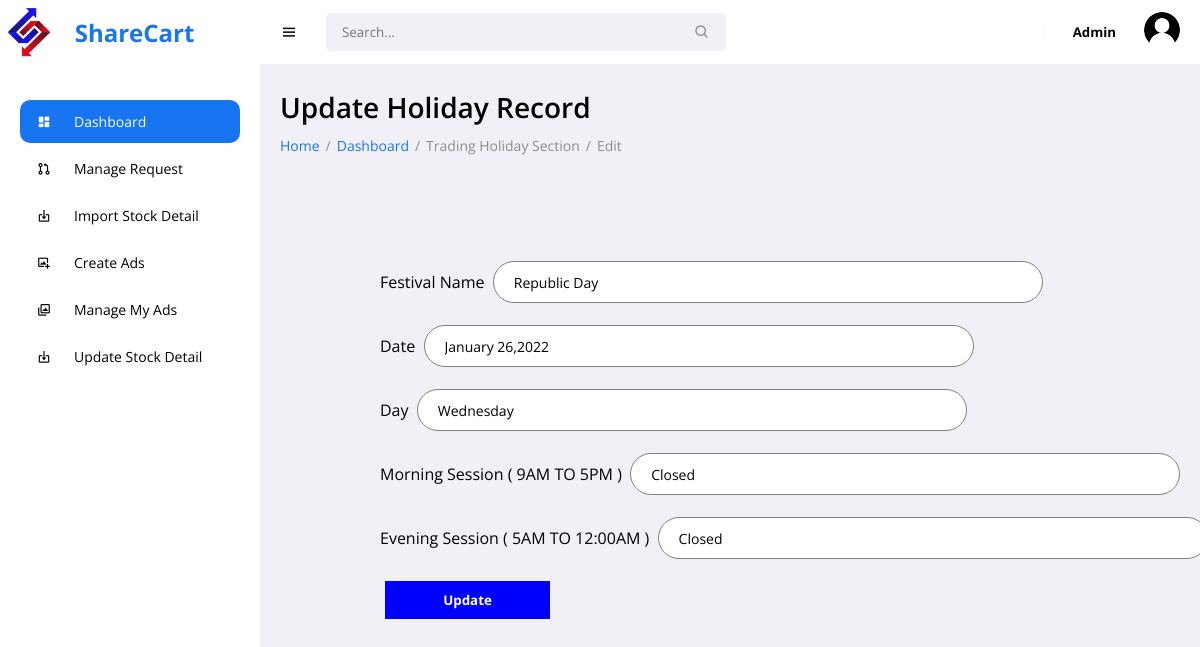
The app's page /editholidayrecord.php?edit=1 (signed in) with its own data.
### tables this page shows
CREATE TABLE `tradingholiday` (
  `id` int(12) NOT NULL,
  `festivalname` varchar(100) NOT NULL,
  `Date` varchar(100) NOT NULL,
  `Day` varchar(100) NOT NULL,
  `morningsession` varchar(100) NOT NULL,
  `eveningsession` varchar(100) NOT NULL
);

### editholidayrecord.php (the view, shortened to what this page needs)
<?php require_once "controllerUserData.php"; ?>
<?php
	$email = $_SESSION['email'];
	$password = $_SESSION['password'];
	if($email != false && $password != false){
		$sql = "SELECT * FROM admin WHERE email = '$email'";
		$run_Sql = mysqli_query($con, $sql);
		if($run_Sql){
			$fetch_info = mysqli_fetch_assoc($run_Sql);
		}
	}
	else {
		header('Location: adminlogin.php');
	}
?>
<!DOCTYPE html>
<html xmlns="http://www.w3.org/1999/xhtml" lang="en" xml:lang="en">
<head>
	<link href='https://unpkg.com/boxicons@2.0.9/css/boxicons.min.css' rel='stylesheet'>
	<link rel="stylesheet" href="css/new/style.css">
</head>
<body>
	<section id="sidebar">
		<a href="#" class="brand"><img src="images/logo.png" width="50px" height="50px">&nbsp&nbsp ShareCart</a>
		<ul class="side-menu">
			<li><a href="admindashboard.php" class="active"><i class='bx bxs-dashboard icon' ></i> Dashboard</a></li>
			<li><a href="managerequest.php"><i class='bx bx-git-pull-request icon' ></i>Manage Request</a></li>
			<li><a href="insertstockdetail.php"><i class='bx bx-import icon' ></i> Import Stock Detail</a></li>
			<li><a href="createads.php"><i class='bx bx-image-add icon' ></i>Create Ads</a></li>
			<li><a href="manageads.php"><i class='bx bx-images icon' ></i>Manage My Ads</a></li>
			<li><a href="updatestockdetail.php"><i class='bx bx-import icon' ></i>Update Stock Detail</a></li>
		</ul>
	</section>
	<section id="content">
		<nav>
			<i class='bx bx-menu toggle-sidebar' ></i>
			<form action="#">
				<div class="form-group">
					<input type="text" placeholder="Search...">
					<i class='bx bx-search icon' ></i>
				</div>
			</form>
			<h5><?php echo $fetch_info['name'] ?></h5>
			<div class="profile">
				<img src="images/user.png" class="rounded-circle" width="150" >
			</div>
		</nav>
		<main>
			<h1 class="title">Update Holiday Record</h1>
			<ul class="breadcrumbs">
				<li><a href="#">Home</a></li>
				<li class="divider">/</li>
				<li><a href="admindashboard.php">Dashboard</a></li>
				<li class="divider">/</li>
				<li><a href="#" class="active">Trading Holiday Section</a></li>
				<li class="divider">/</li>
				<li><a href="#" class="active">Edit</a></li>
			</ul>
			<?php
				include'connection.php';
				$id = $_GET['edit'];
				$sql = "SELECT * FROM tradingholiday WHERE id=$id";
				$result=mysqli_query($con,$sql);
				if($result) {
					$fetch = mysqli_fetch_assoc($result);
				}
				else {
					die(mysqli_error($con));
				}
			?>
			<div class="crud-oper">
					<form method="post">
						<label>Festival Name</label>&nbsp
						<input type="text" placeholder="Festival Name"  name="name" class="textedit" value="<?php echo $fetch['festivalname']; ?>"><br><br>
						<label>Date</label>&nbsp
						<input type="email" placeholder="Date"  name="date" class="textedit" value="<?php echo $fetch['Date']; ?>"><br><br>
						<label>Day</label>&nbsp
						<input type="text" placeholder="Day"  name="day" class="textedit" value="<?php echo $fetch['Day']; ?>"><br><br>
						<label>Morning Session ( 9AM TO 5PM )</label>&nbsp
						<input type="text" placeholder="Morning Session"  name="msession" class="textedit" value="<?php echo $fetch['morningsession']; ?>"><br><br>
						<label>Evening Session ( 5AM TO 12:00AM )</label>&nbsp
						<input type="text" placeholder="Evening Session"  name="esession" class="textedit" value="<?php echo $fetch['eveningsession']; ?>"><br><br>
						<button type="submit" class="search-btn" name="submit">Update</button>
					</form>
				</div>
		</main>
	</section>
</body>
</html>

### css/new/style.css (style rules this page uses)
* { font-family: 'Open Sans', sans-serif; margin: 0; padding: 0; box-sizing: border-box; }
:root { --grey: #F1F0F6; --dark-grey: #8D8D8D; --light: #fff; --dark: #000; --green: #81D43A; --light-green: #E3FFCB; --blue: #1775F1; --light-blue: #D0E4FF; --dark-blue: #0C5FCD; --red: #FC3B56; }
html { overflow-x: hidden; }
body { background: var(--grey); overflow-x: hidden; }
a { text-decoration: none; }
li { list-style: none; }
#sidebar { position: fixed; max-width: 260px; width: 100%; background: var(--light); top: 0; left: 0; height: 100%; overflow-y: auto; scrollbar-width: none; transition: all .3s ease; z-index: 200; }
#sidebar .brand { font-size: 24px; display: flex; align-items: center; height: 64px; font-weight: 700; color: var(--blue); position: sticky; top: 0; left: 0; z-index: 100; background: var(--light); transition: all .3s ease; padding: 0 6px; }
#sidebar .icon { min-width: 48px; display: flex; justify-content: center; align-items: center; margin-right: 6px; }
#sidebar .side-menu { margin: 36px 0; padding: 0 20px; transition: all .3s ease; }
#sidebar .side-menu a { display: flex; align-items: center; font-size: 14px; color: var(--dark); padding: 12px 16px 12px 0; transition: all .3s ease; border-radius: 10px; margin: 4px 0; white-space: nowrap; }
#sidebar .side-menu > li > a.active, #sidebar .side-menu > li > a.active:hover { background: var(--blue); color: var(--light); }
#content { position: relative; width: calc(100% - 260px); left: 260px; transition: all .3s ease; }
nav { background: var(--light); height: 64px; padding: 0 20px; display: flex; align-items: center; grid-gap: 28px; position: sticky; top: 0; left: 0; z-index: 100; }
nav .toggle-sidebar { font-size: 18px; cursor: pointer; }
nav form { max-width: 400px; width: 100%; margin-right: auto; }
nav .form-group { position: relative; }
nav .form-group input { width: 100%; background: var(--grey); border-radius: 5px; border: none; outline: none; padding: 10px 36px 10px 16px; transition: all .3s ease; }
nav .form-group .icon { position: absolute; top: 50%; transform: translateY(-50%); right: 16px; color: var(--dark-grey); }
nav .profile { position: relative; }
nav .profile img { width: 36px; height: 36px; border-radius: 50%; object-fit: cover; cursor: pointer; }
main { width: 100%; padding: 24px 20px 20px 20px; }
main .title { font-size: 28px; font-weight: 600; margin-bottom: 10px; }
main .breadcrumbs { display: flex; grid-gap: 6px; }
main .breadcrumbs li, main .breadcrumbs li a { font-size: 14px; }
main .breadcrumbs li a { color: var(--blue); }
main .breadcrumbs li a.active, main .breadcrumbs li.divider { color: var(--dark-grey); pointer-events: none; }
main form { margin-top: 6px; }

### editholidayrecord.php (style rules this page uses)
a,a:hover { text-decoration: none; }
.crud-oper { margin: 50px 50px; width: 150vh; display:block; padding: 50px 50px; }
.crud-oper .textedit { width: 50%; font-size: 14px; height: 30px; border-radius: 28px; padding: 20px; border: 1px solid grey; }
.crud-oper .search-btn { width: 15%; margin-left: 5px; padding: 10px; border: 0px; font-weight: bold; color: white; background: blue; }

### records on screen
tradingholiday: name "Republic Day", date "January 26,2022", day "Wednesday", msession "Closed", esession "Closed"

### other values on screen
$fetch_info['name'] "Admin"
